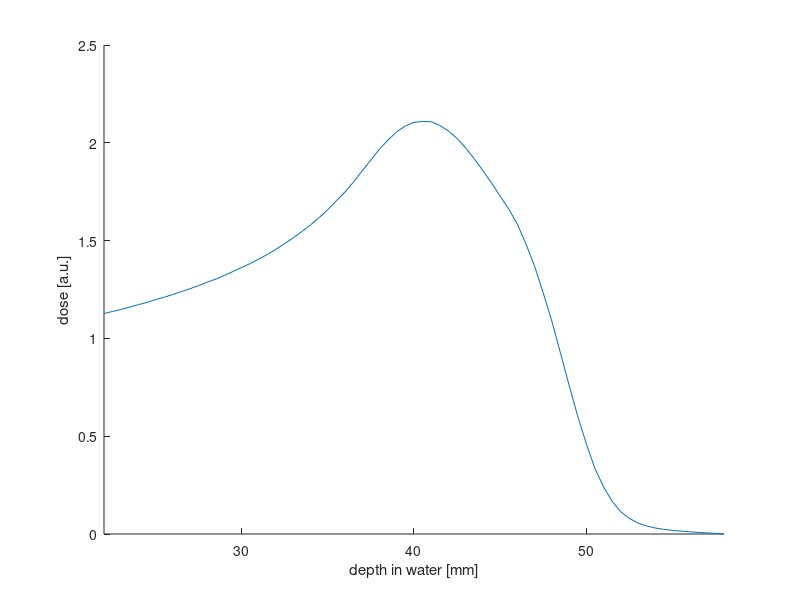

Write the MATLAB code that produced this figure. (Note: this script raises an error after producing the figure.)
% figure for MA
% skewed Bragg peak
% data from U:\E0408\ImPlan\Porcine lung project\2016-11-27_MainRun\PeakFinderData\LP_2314.mcc
clear, close all
addpath(genpath('submodules'))

depths = [22:.5:58];
dose = [1.2801, 1.2901, 1.3009, 1.3127, 1.3250, 1.3364, 1.3509, 1.3630, 1.3773,...
    1.3916, 1.4066, 1.4228, 1.4400, 1.4559, 1.4748, 1.4950, 1.5151, 1.5356, ...
    1.5590, 1.5823, 1.6088, 1.6378, 1.6670, 1.6997, 1.7333, 1.7707, 1.8113, ...
    1.8562, 1.9018, 1.9536, 2.0101, 2.0647, 2.1204, 2.1674, 2.2090, 2.2387,...
    2.2567, 2.2616, 2.2603, 2.2411, 2.2127, 2.1752, 2.1262, 2.0708, 2.0102,...
    1.9474, 1.8800, 1.8140, 1.7368, 1.6353, 1.5218, 1.3861, 1.2417, 1.0792,...
    0.91504, 0.75681, 0.61483, 0.48828, 0.39463, 0.32032, 0.26655, 0.23248,...
    0.20868, 0.19336, 0.18323, 0.17630, 0.17070, 0.16720, 0.16368, 0.16072,...
    0.15827, 0.15561, 0.15244];
doseShifted = dose - 0.15244;
    
myFig = figure;
hold on
plot(depths,doseShifted)
xlim([22 58])
xlabel('depth in water [mm]')
ylabel('dose [a.u.]')

savefig(myFig,'X:\Masterarbeit\figures\skewedBraggPeak.fig')
matlab2tikz('X:\Masterarbeit\figures\skewedBraggPeak.tex','width','\fwidth')